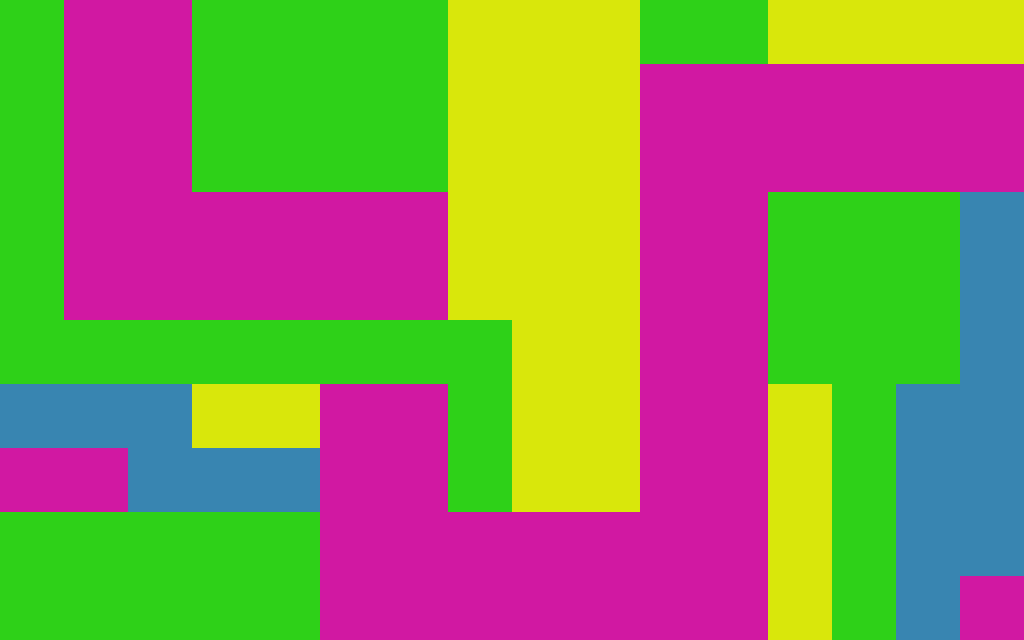

This is a level from a 2D game, rendered from its Tiled map with the project's own tilesets. A one-line summary and the map file follow, with tile-layer data summarised:
An orthogonal 16x10 tile map with 64x64 px tiles, 4 tile layers (Tile Layer 1, Tile Layer 2, Tile Layer 3, Tile Layer 4).

<map version="1.0" orientation="orthogonal" renderorder="right-down" width="16" height="10" tilewidth="64" tileheight="64">
 <properties>
  <property name="maxMoves" value="4" />
 </properties>
 <tileset firstgid="1" name="tiles" tilewidth="64" tileheight="64">
  <image source="tiles.jpg" width="640" height="128" />
 </tileset>
 <layer name="Tile Layer 1" width="16" height="10">
  <data>[160 cells, 61 non-empty, 1 distinct tile ids]</data>
 </layer>
 <layer name="Tile Layer 2" width="16" height="10">
  <data>[160 cells, 52 non-empty, 1 distinct tile ids]</data>
 </layer>
 <layer name="Tile Layer 3" width="16" height="10">
  <data>[160 cells, 16 non-empty, 1 distinct tile ids]</data>
 </layer>
 <layer name="Tile Layer 4" width="16" height="10">
  <data>[160 cells, 31 non-empty, 1 distinct tile ids]</data>
 </layer>
</map>
